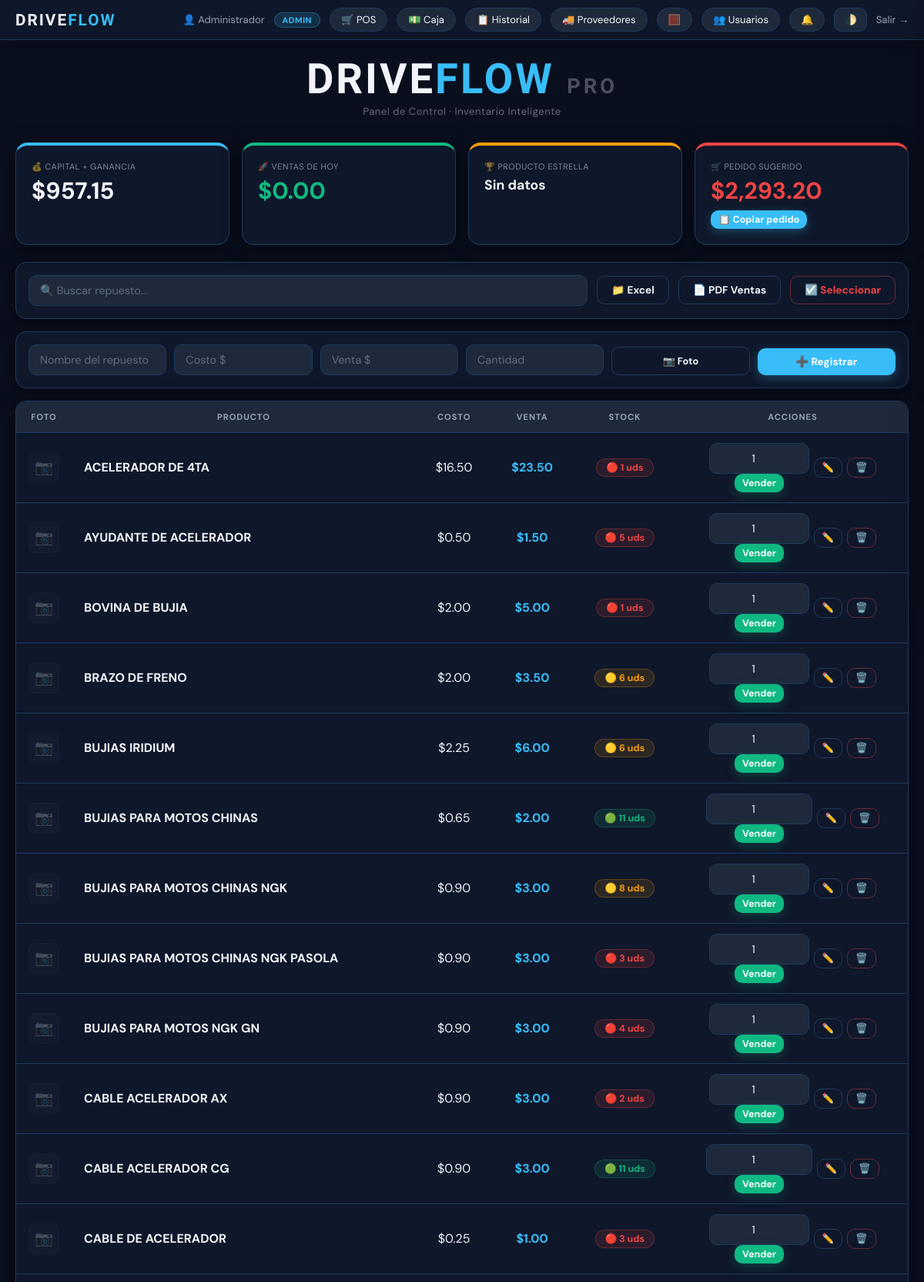
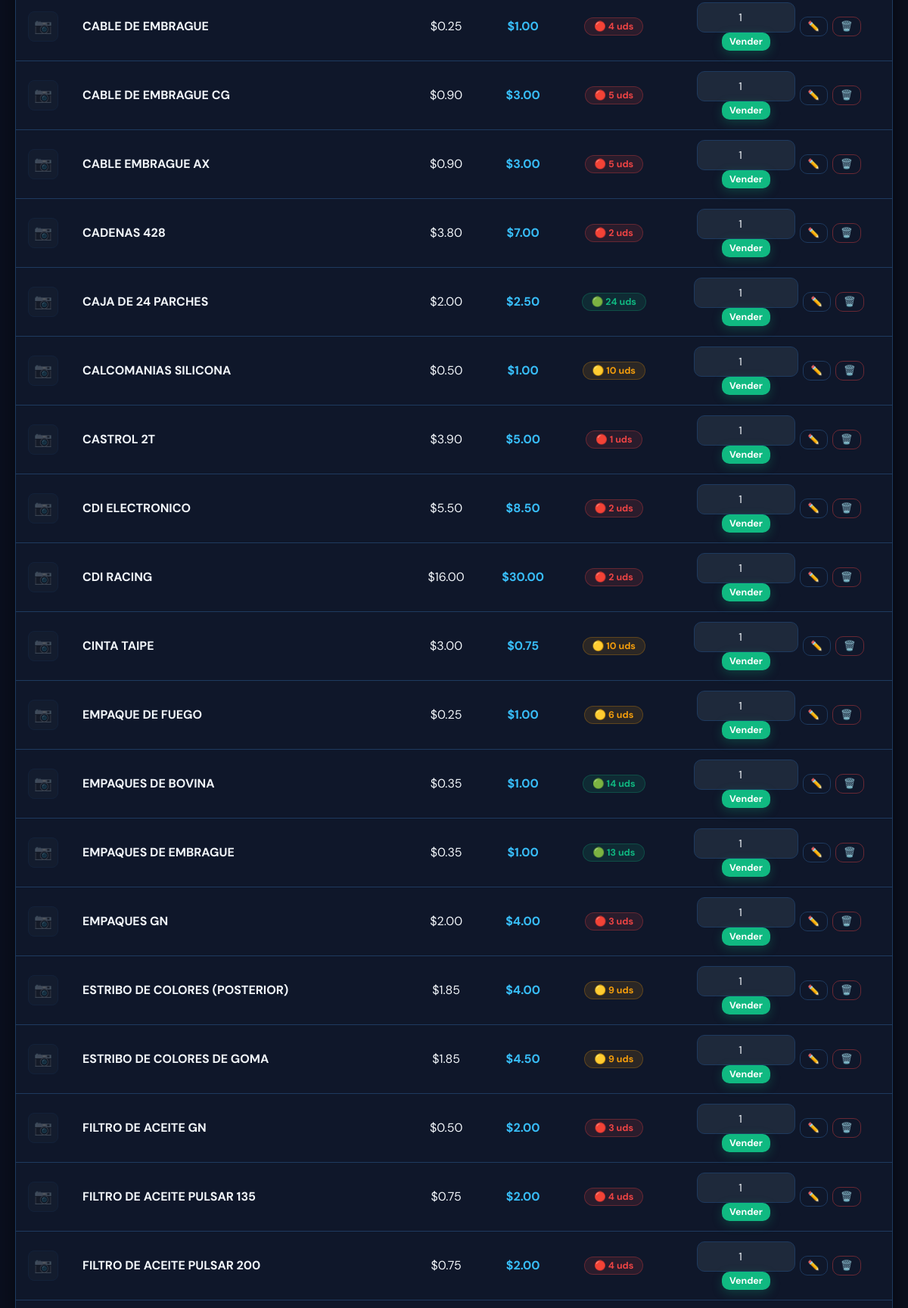
/ (signed in, upper part), run on the app's committed database (2 pictures, top to bottom).
### models.py (models this page shows)
class Repuesto(db.Model):
    __tablename__ = 'repuesto'
    id           = db.Column(db.Integer, primary_key=True)
    nombre       = db.Column(db.String(100), nullable=False, unique=True)
    p_costo      = db.Column(db.Float, nullable=False)
    p_venta      = db.Column(db.Float, nullable=False)
    stock        = db.Column(db.Integer, nullable=False, default=0)
    vendido      = db.Column(db.Integer, default=0)
    stock_minimo = db.Column(db.Integer, default=5)
    foto_url     = db.Column(db.String(255), nullable=True)   # ← foto del producto
    ventas    = db.relationship('Venta', backref='repuesto', cascade='all, delete-orphan', lazy=True)
    historial = db.relationship('HistorialStock', backref='repuesto', cascade='all, delete-orphan', lazy=True)
    @property
    def estado_stock(self):
        if self.stock == 0:                     return 'agotado'
        if self.stock <= self.stock_minimo:     return 'critico'
        if self.stock <= self.stock_minimo * 2: return 'bajo'
        return 'ok'

### routes/inventario.py (the view)
@inventario_bp.route('/')
def inicio():
    busqueda   = request.args.get('buscar','').upper().strip()
    inventario = (Repuesto.query.filter(func.upper(Repuesto.nombre).contains(busqueda)).all()
                  if busqueda else Repuesto.query.all())
    ventas = Venta.query.order_by(Venta.fecha.desc()).limit(15).all()
    return render_template('index.html', inventario=inventario, ventas=ventas, **_stats())

### routes/inventario.py (called while the page is built)
def puede_ver_costos():
    return session.get('user_rol') in ROLES_PRIVILEGIADOS

### templates/index.html (shortened to what this page needs)
<!DOCTYPE html>
<html lang="es">
<head>
    <link rel="stylesheet" href="{{ url_for('static', filename='css/main.css') }}">
</head>
<body>
<nav class="topbar">
    <div class="topbar-left">
        <span class="logo-sm">DRIVE<span>FLOW</span></span>
    </div>
    <div class="topbar-right">
        <a href="/perfil" class="user-info" style="text-decoration:none;cursor:pointer">👤 {{ session.get('user_nombre','Usuario') }}</a>
        <span class="rol-badge rol-{{ session.get('user_rol','vendedor') }}">{{ session.get('user_rol','vendedor').upper() }}</span>
        <a href="/pos" class="btn-alerta" style="text-decoration:none">🛒 POS</a>
        <a href="/caja" class="btn-alerta" style="text-decoration:none">💵 Caja</a>
        <a href="/historial" class="btn-alerta" style="text-decoration:none">📋 Historial</a>
        <a href="/proveedores" class="btn-alerta" style="text-decoration:none">🚚 Proveedores</a>
        <button class="btn-alerta" onclick="toggleCalc()" title="Calculadora de precios">🧮</button>
        {% if session.get('user_rol') == 'admin' %}
        <a href="/usuarios" class="btn-alerta" style="text-decoration:none">👥 Usuarios</a>
        {% endif %}
        <button class="btn-alerta" onclick="toggleAlertas()" id="btnAlerta">
            🔔 <span class="badge-count" id="badgeCount" style="display:none">0</span>
        </button>
        <button class="theme-btn" onclick="toggleTheme()">🌓</button>
        <a href="/logout" class="btn-logout">Salir →</a>
    </div>
</nav>
<div class="container">
    <header class="site-header">
        <h1 class="logo-main">DRIVE<span>FLOW</span> <em>PRO</em></h1>
        <p class="tagline">Panel de Control · Inventario Inteligente</p>
    </header>
    <div class="kpis">
        {% if puede_costos %}
        <div class="kpi kpi-blue">
            <small>💰 CAPITAL + GANANCIA</small>
            <strong>${{ "{:,.2f}".format((inversion or 0) + ganancia) }}</strong>
        </div>
        {% endif %}
        <div class="kpi kpi-green">
            <small>🚀 VENTAS DE HOY</small>
            <strong style="color:var(--success)">${{ "{:,.2f}".format(total_hoy) }}</strong>
        </div>
        <div class="kpi kpi-yellow">
            <small>🏆 PRODUCTO ESTRELLA</small>
            <strong style="font-size:1.1em">{{ estrella }}</strong>
        </div>
        {% if puede_costos %}
        <div class="kpi kpi-red">
            <small>🛒 PEDIDO SUGERIDO</small>
            <strong style="color:var(--danger)">${{ "{:,.2f}".format(inversion_sugerida or 0) }}</strong>
            <button onclick="copiarPedido()" class="btn btn-sm btn-primary" style="margin-top:8px">📋 Copiar pedido</button>
        </div>
        {% endif %}
    </div>
    <div class="toolbar card">
        <form action="/" method="GET" style="flex:1">
            <input type="text" name="buscar" placeholder="🔍 Buscar repuesto..." value="{{ request.args.get('buscar','') }}" autocomplete="off">
        </form>
        {% if puede_costos %}
        <form action="/subir_masivo" method="POST" enctype="multipart/form-data">
            <label class="btn btn-outline">
                📁 Excel
            </label>
        </form>
        {% endif %}
        <a href="/reportes/ventas_pdf?dias=30" class="btn btn-outline" target="_blank">📄 PDF Ventas</a>
        {% if puede_costos %}
        <button class="btn btn-outline btn-red" onclick="toggleSeleccion()" id="btnSelec">☑️ Seleccionar</button>
        {% endif %}
    </div>
    {% if puede_costos %}
    <form action="/agregar" method="POST" class="card form-add" enctype="multipart/form-data">
        <input type="text"   name="nombre"  placeholder="Nombre del repuesto" required>
        <input type="number" name="p_costo" placeholder="Costo $"   step="0.01" min="0.01" required>
        <input type="number" name="p_venta" placeholder="Venta $"   step="0.01" min="0.01" required>
        <input type="number" name="stock"   placeholder="Cantidad"  min="0"     required>
        <label class="btn btn-outline" style="cursor:pointer;font-size:.8em">
            📷 Foto
        </label>
        <button type="submit" class="btn btn-primary">➕ Registrar</button>
    </form>
    {% endif %}
    <div class="card card-table">
        <table>
            <thead>
                <tr>
                    <th style="width:52px">Foto</th>
                    <th>Producto</th>
                    {% if puede_costos %}<th>Costo</th>{% endif %}
                    <th>Venta</th>
                    <th>Stock</th>
                    <th>Acciones</th>
                </tr>
            </thead>
            <tbody id="tbodyInventario">
            {% for p in inventario %}
            <tr class="fila" data-id="{{ p.id }}">
                <td>
                    {% if p.foto_url %}
                    <img src="/static/{{ p.foto_url }}" style="width:40px;height:40px;object-fit:cover;border-radius:8px;border:1px solid var(--border)" onclick="verFoto('/static/{{ p.foto_url }}','{{ p.nombre }}')" class="foto-thumb">
                    {% else %}
                    <div style="width:40px;height:40px;border-radius:8px;background:var(--panel2);border:1px solid var(--border);display:flex;align-items:center;justify-content:center;opacity:.3;font-size:1.2em">📷</div>
                    {% endif %}
                </td>
                <td class="td-left"><b>{{ p.nombre }}</b></td>
                {% if puede_costos %}
                <td>${{ "{:,.2f}".format(p.p_costo) }}</td>
                {% endif %}
                <td style="color:var(--primary);font-weight:700">${{ "{:,.2f}".format(p.p_venta) }}</td>
                <td>
                    <span class="stock-badge stock-{{ p.estado_stock }}">
                        {% if p.estado_stock=='agotado' %}💀
                        {% elif p.estado_stock=='critico' %}🔴
                        {% elif p.estado_stock=='bajo' %}🟡
                        {% else %}🟢{% endif %}
                        {{ p.stock }} uds
                    </span>
                </td>
                <td>
                    <div class="actions">
                        <form action="/vender/{{ p.id }}" method="POST" onsubmit="return onVender(event,this)">
                            <input type="number" name="cantidad_venta" value="1" min="1" max="{{ p.stock }}" class="qty">
                            <button type="submit" class="btn btn-success btn-sm">Vender</button>
                        </form>
                        {% if puede_costos %}
                        <button class="btn btn-outline btn-sm" onclick="abrirEditar('{{ p.id }}','{{ p.nombre }}','{{ p.p_costo }}','{{ p.p_venta }}','{{ p.stock }}','{{ p.foto_url or '' }}')">✏️</button>
                        <a href="/eliminar_producto/{{ p.id }}" class="btn btn-outline btn-sm btn-red" onclick="return onEliminar(event,this,'{{ p.nombre }}')">🗑️</a>
                        {% endif %}
                    </div>
                </td>
            </tr>
            {% else %}
            <tr><td colspan="7" class="empty">Sin resultados en inventario.</td></tr>
            {% endfor %}
            </tbody>
        </table>
    </div>
</div>
</body>
</html>

### data on the page
Repuesto: nombre "ACELERADOR DE 4TA", p_costo "16.50", p_venta "23.50", stock "1", cantidad_venta "1"
Repuesto: nombre "AYUDANTE DE ACELERADOR", p_costo "0.50", p_venta "1.50", stock "5"
Repuesto: nombre "BOVINA DE BUJIA", p_costo "2.00", p_venta "5.00", stock "1", cantidad_venta "1"
Repuesto: nombre "BRAZO DE FRENO", p_costo "2.00", p_venta "3.50", stock "6"
Repuesto: nombre "BUJIAS IRIDIUM", p_costo "2.25", p_venta "6.00", stock "6"
Repuesto: nombre "BUJIAS PARA MOTOS CHINAS", p_costo "0.65", p_venta "2.00", stock "11"
Repuesto: nombre "BUJIAS PARA MOTOS CHINAS NGK", p_costo "0.90", p_venta "3.00", stock "8"
Repuesto: nombre "BUJIAS PARA MOTOS CHINAS NGK PASOLA", p_costo "0.90", p_venta "3.00", stock "3"
Repuesto: nombre "BUJIAS PARA MOTOS NGK GN", p_costo "0.90", p_venta "3.00", stock "4"
Repuesto: nombre "CABLE ACELERADOR AX", p_costo "0.90", p_venta "3.00", stock "2"
Repuesto: nombre "CABLE ACELERADOR CG", p_costo "0.90", p_venta "3.00", stock "11"
Repuesto: nombre "CABLE DE ACELERADOR", p_costo "0.25", p_venta "1.00", stock "3"
Repuesto: nombre "CABLE DE EMBRAGUE", p_costo "0.25", p_venta "1.00", stock "4"
Repuesto: nombre "CABLE DE EMBRAGUE CG", p_costo "0.90", p_venta "3.00", stock "5"
Repuesto: nombre "CABLE EMBRAGUE AX", p_costo "0.90", p_venta "3.00", stock "5"
Repuesto: nombre "CADENAS 428", p_costo "3.80", p_venta "7.00", stock "2"
Repuesto: nombre "CAJA DE 24 PARCHES", p_costo "2.00", p_venta "2.50", stock "24"
Repuesto: nombre "CALCOMANIAS SILICONA", p_costo "0.50", p_venta "1.00", stock "10"
Repuesto: nombre "CASTROL 2T", p_costo "3.90", p_venta "5.00", stock "1", cantidad_venta "1"
Repuesto: nombre "CDI ELECTRONICO", p_costo "5.50", p_venta "8.50", stock "2"
Repuesto: nombre "CDI RACING", p_costo "16.00", p_venta "30.00", stock "2"
Repuesto: nombre "CINTA TAIPE", p_costo "3.00", p_venta "0.75", stock "10"
Repuesto: nombre "EMPAQUE DE FUEGO", p_costo "0.25", p_venta "1.00", stock "6"
Repuesto: nombre "EMPAQUES DE BOVINA", p_costo "0.35", p_venta "1.00", stock "14"
Repuesto: nombre "EMPAQUES DE EMBRAGUE", p_costo "0.35", p_venta "1.00", stock "13"
Repuesto: nombre "EMPAQUES GN", p_costo "2.00", p_venta "4.00", stock "3"
Repuesto: nombre "ESTRIBO DE COLORES (POSTERIOR)", p_costo "1.85", p_venta "4.00", stock "9"
Repuesto: nombre "ESTRIBO DE COLORES DE GOMA", p_costo "1.85", p_venta "4.50", stock "9"
Repuesto: nombre "FILTRO DE ACEITE GN", p_costo "0.50", p_venta "2.00", stock "3"
Repuesto: nombre "FILTRO DE ACEITE PULSAR 135", p_costo "0.75", p_venta "2.00", stock "4"
Repuesto: nombre "FILTRO DE ACEITE PULSAR 200", p_costo "0.75", p_venta "2.00", stock "4"

### other printed values
{{ session.get('user_nombre','Usuario') }} "Administrador"
{{ session.get('user_rol','vendedor').upper() }} "ADMIN"
{{ "{:,.2f}".format((inversion or 0) + ganancia) }} "957.15"
{{ "{:,.2f}".format(total_hoy) }} "0.00"
{{ estrella }} "Sin datos"
{{ "{:,.2f}".format(inversion_sugerida or 0) }} "2,293.20"
